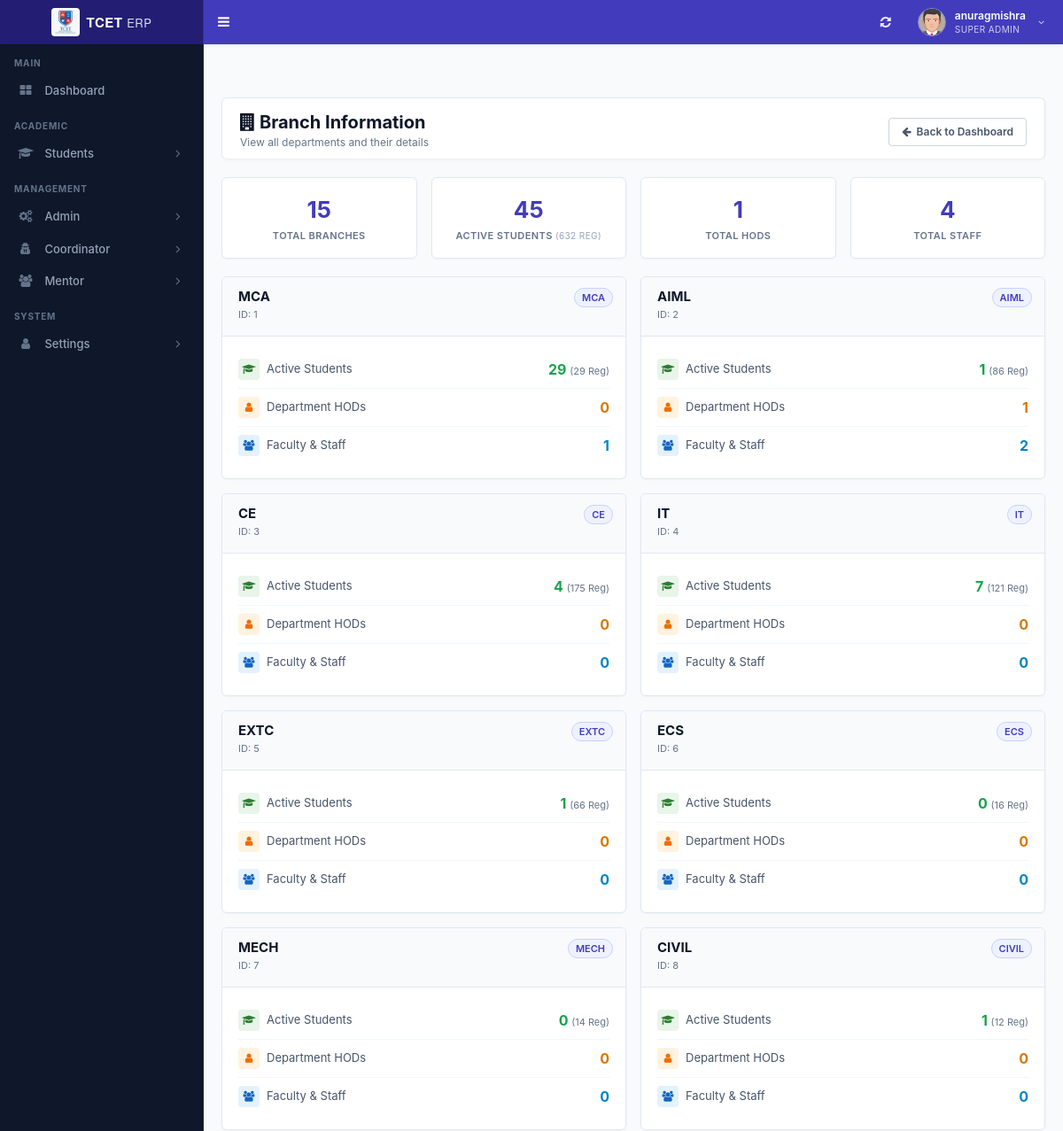
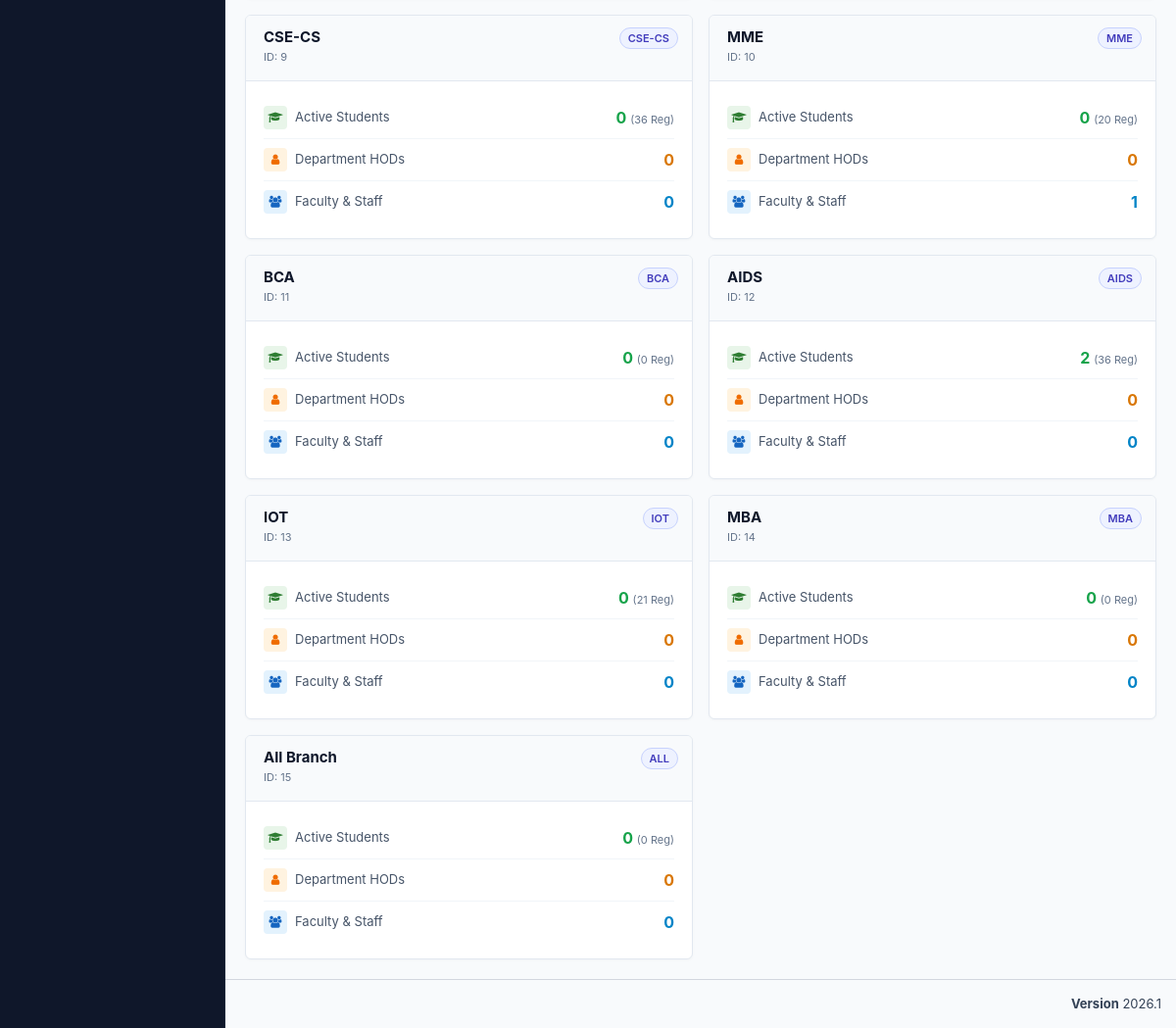
The page /admin/branch_info.php (signed in) on the database its author committed (2 pictures, top to bottom).
### tables this page shows
CREATE TABLE `st_role_master` (
  `role_id` int(11) NOT NULL,
  `role_name` varchar(100) NOT NULL
);

CREATE TABLE `st_login` (
  `login_id` int(11) NOT NULL,
  `username` varchar(200) NOT NULL,
  `password` varchar(255) NOT NULL,
  `user_id` int(11) NOT NULL,
  `created_at` timestamp NOT NULL DEFAULT current_timestamp()
);

CREATE TABLE `st_user_master` (
  `user_id` int(11) NOT NULL,
  `user_name` varchar(150) NOT NULL,
  `email_id` varchar(200) NOT NULL,
  `phone_number` varchar(15) DEFAULT NULL,
  `department_id` int(11) NOT NULL,
  `role_id` int(11) NOT NULL,
  `student_id` int(11) NOT NULL,
  `is_first_login` tinyint(1) DEFAULT 1
);

CREATE TABLE `st_menu_master` (
  `menu_id` int(11) NOT NULL,
  `menu_name` varchar(100) NOT NULL,
  `menu_icon` varchar(100) NOT NULL DEFAULT 'fa fa-folder'
);

CREATE TABLE `st_department_master` (
  `department_id` int(11) NOT NULL,
  `department_name` varchar(150) NOT NULL,
  `program_name` varchar(150) DEFAULT NULL,
  `date` timestamp NOT NULL DEFAULT current_timestamp() ON UPDATE current_timestamp()
);

### admin/branch_info.php (the view, shortened to what the rows shown need)
<?php
require "header/header.php";
$db_handle = new DBController();
$whereClause = "";
$branches_query = "SELECT
    d.department_id as id,
    d.department_name as name,
    CASE
        WHEN LOCATE(' ', d.department_name) > 0
        THEN UPPER(SUBSTRING(d.department_name, 1, LOCATE(' ', d.department_name) - 1))
        ELSE UPPER(d.department_name)
    END as code,
    (SELECT COUNT(*) FROM st_student_master WHERE department_id = d.department_id AND status = 1) as total_students,
    (SELECT COUNT(*) FROM st_student_master WHERE department_id = d.department_id) as total_registered_students,
    (SELECT COUNT(*) FROM st_user_master WHERE department_id = d.department_id AND role_id = 3) as total_hods,
    (SELECT COUNT(*) FROM st_user_master WHERE department_id = d.department_id AND role_id IN (3,4)) as total_staff
FROM st_department_master d
$whereClause
ORDER BY d.department_id";
$branches_result = mysqli_query($db_handle->conn, $branches_query);
$branches = [];
if ($branches_result) {
    while ($row = mysqli_fetch_assoc($branches_result)) {
        $branches[] = $row;
    }
} else {
    error_log("Branches query failed: " . mysqli_error($db_handle->conn));
}
?>
<!DOCTYPE html>
<html lang="en">
<head>
    <link rel="stylesheet" href="https://cdnjs.cloudflare.com/ajax/libs/font-awesome/4.5.0/css/font-awesome.min.css">
</head>
<body>
    <div class="content-wrapper">
        <div class="page-header">
            <div>
                <h1><i class="fa fa-building"></i> Branch Information</h1>
            </div>
        </div>
        <?php if (empty($branches)): ?>
            <div class="empty-state">
                <i class="fa fa-building"></i>
                <h3>No Branches Found</h3>
                <p>No branch data available for your account scope.</p>
            </div>
        <?php else: ?>
            <div class="branches-grid">
                <?php foreach ($branches as $branch): ?>
                    <div class="branch-card">
                        <div class="branch-header">
                            <span class="branch-code"><?php echo htmlspecialchars($branch['code']); ?></span>
                            <h3><?php echo htmlspecialchars($branch['name']); ?></h3>
                            <span class="branch-id">ID: <?php echo htmlspecialchars($branch['id']); ?></span>
                        </div>
                        <div class="branch-body">
                            <div class="metric-row">
                                <div class="metric-label">
                                    <i class="fa fa-graduation-cap" style="background: #e8f5e9; color: #2e7d32;"></i>
                                    Active Students
                                </div>
                                <div class="metric-value students">
                                    <?php echo (int)$branch['total_students']; ?>
                                    <span style="font-size: 11px; font-weight: normal; color: #64748b;">(<?php echo (int)$branch['total_registered_students']; ?> Reg)</span>
                                </div>
                            </div>
                            <div class="metric-row">
                                <div class="metric-label">
                                    <i class="fa fa-user" style="background: #fff3e0; color: #ef6c00;"></i>
                                    Department HODs
                                </div>
                                <div class="metric-value hods">
                                    <?php echo (int)$branch['total_hods']; ?>
                                </div>
                            </div>
                            <div class="metric-row">
                                <div class="metric-label">
                                    <i class="fa fa-users" style="background: #e3f2fd; color: #1565c0;"></i>
                                    Faculty & Staff
                                </div>
                                <div class="metric-value staff">
                                    <?php echo (int)$branch['total_staff']; ?>
                                </div>
                            </div>
                        </div>
                    </div>
                <?php endforeach; ?>
            </div>
        <?php endif; ?>
    </div>
    <?php include "header/footer.php"; ?>
</body>
</html>

### admin/header/header.php (shortened to what the rows shown need)
<?php
require_once __DIR__ . "/../../database/db_connect.php";
$db_handle = new DBController();
$sessionLoginId = intval($_SESSION['user_login_id'] ?? $_SESSION['user_session'] ?? 0);
$username = '';
$userid = 0;
$usertype = 0;
$sql = "SELECT l.login_id, l.username, l.user_id, u.role_id, u.user_name, u.department_id, u.student_id, r.role_name
	    FROM st_login l
	    LEFT JOIN st_user_master u ON u.user_id = l.user_id
	    LEFT JOIN st_role_master r ON r.role_id = u.role_id
	    WHERE l.login_id='" . $sessionLoginId . "' LIMIT 1";
$result = mysqli_query($db_handle->conn, $sql);
if ($result && $result->num_rows > 0) {
	$row = $result->fetch_assoc();
	$username = $row['username'];
	$userid = intval($row['user_id']);
	$usertype = intval($row['role_id']);
}
$name = $username;
$profileSql = "SELECT COALESCE(NULLIF(TRIM(u.user_name), ''), l.username) AS user_name
			   FROM st_login l
			   LEFT JOIN st_user_master u ON u.user_id = l.user_id
			   WHERE l.user_id = $userid LIMIT 1";
$profileResult = mysqli_query($db_handle->conn, $profileSql);
if ($profileResult && ($profileRow = mysqli_fetch_assoc($profileResult))) {
	$profileName = trim((string)($profileRow['user_name'] ?? ''));
	if ($profileName !== '') {
		$name = $profileName;
	}
}
$sql = "SELECT role_name FROM st_role_master WHERE role_id = ? LIMIT 1";
$stmt = mysqli_prepare($db_handle->conn, $sql);
if ($stmt) {
	mysqli_stmt_bind_param($stmt, 'i', $usertype);
	mysqli_stmt_execute($stmt);
	$result = mysqli_stmt_get_result($stmt);
	if ($row = mysqli_fetch_assoc($result)) {
		$role_name = $row['role_name'];
	}
}
?>
<!DOCTYPE html>
<html>
<head>
	<link rel="stylesheet" href="bootstrap/css/bootstrap.min.css">
	<link rel="stylesheet" href="https://cdnjs.cloudflare.com/ajax/libs/font-awesome/4.5.0/css/font-awesome.min.css">
	<link rel="stylesheet" href="https://cdnjs.cloudflare.com/ajax/libs/ionicons/2.0.1/css/ionicons.min.css">
	<link rel="stylesheet" href="dist/css/AdminLTE.min.css">
	<link rel="stylesheet" href="dist/css/skins/_all-skins.min.css">
	<link rel="stylesheet" href="plugins/iCheck/flat/blue.css">
	<link rel="stylesheet" href="plugins/morris/morris.css">
	<link rel="stylesheet" href="plugins/jvectormap/jquery-jvectormap-1.2.2.css">
	<link rel="stylesheet" href="plugins/datepicker/datepicker3.css">
	<link rel="stylesheet" href="plugins/daterangepicker/daterangepicker.css">
	<link rel="stylesheet" href="plugins/bootstrap-wysihtml5/bootstrap3-wysihtml5.min.css">
	<link rel="stylesheet" href="css/erp-theme.css">
</head>
<body class="hold-transition skin-blue sidebar-mini main-content-responsive">
	<div class="wrapper">
		<header class="main-header">
			<nav class="navbar navbar-static-top" role="navigation">
				<div class="navbar-custom-menu">
					<ul class="nav navbar-nav">
						<li class="dropdown user user-menu">
							<a href="#" class="dropdown-toggle erp-header-user-btn" data-toggle="dropdown">
								<div class="erp-header-user-meta hidden-xs">
									<span class="erp-header-user-name"><?php echo htmlspecialchars($name !== '' ? $name : $username); ?></span>
									<span class="erp-header-user-role"><?php echo htmlspecialchars($role_name ?? 'User'); ?></span>
								</div>
							</a>
						</li>
					</ul>
				</div>
			</nav>
		</header>
		<aside class="main-sidebar">
			<section class="sidebar">
				<?php include_once "side_menu.php"; ?>
			</section>
		</aside>

### admin/header/side_menu.php (shortened to what the rows shown need)
<?php
if (!function_exists('sidebar_has_column')) {
function sidebar_has_column($conn, $table, $column)
{
	$escapedColumn = mysqli_real_escape_string($conn, $column);
	$result = mysqli_query($conn, "SHOW COLUMNS FROM $table LIKE '$escapedColumn'");
	$exists = ($result && mysqli_num_rows($result) > 0);
	return $exists;
}
}
$menuHasIconColumn = sidebar_has_column($db_handle->conn, 'st_menu_master', 'menu_icon');
$subMenuHasIconColumn = sidebar_has_column($db_handle->conn, 'st_sub_menu_master', 'sub_menu_icon');
$subMenuHasRouteColumn = sidebar_has_column($db_handle->conn, 'st_sub_menu_master', 'sub_menu_route');
$menuTree = array();
$menuIconSelect = $menuHasIconColumn
	? "COALESCE(NULLIF(TRIM(m.menu_icon), ''), 'fa fa-folder') AS menu_icon"
	: "'fa fa-folder' AS menu_icon";
$subMenuRouteSelect = $subMenuHasRouteColumn
	? "COALESCE(NULLIF(TRIM(sm.sub_menu_route), ''), '#') AS sub_menu_route"
	: "'#' AS sub_menu_route";
$subMenuIconSelect = $subMenuHasIconColumn
	? "COALESCE(NULLIF(TRIM(sm.sub_menu_icon), ''), 'fa fa-angle-double-right') AS sub_menu_icon"
	: "'fa fa-angle-double-right' AS sub_menu_icon";
$menuSql = "SELECT m.menu_id, m.menu_name, $menuIconSelect
			FROM st_menu_master m
			WHERE (
				EXISTS (
					SELECT 1
					FROM st_menu_allocation_master mar
					WHERE mar.menu_id = m.menu_id
					  AND mar.role_id = ?
					  AND mar.sub_menu_id IS NULL
				)
				OR EXISTS (
					SELECT 1
					FROM st_menu_allocation_master maa
					WHERE maa.menu_id = m.menu_id
					  AND maa.role_id = ?
					  AND maa.sub_menu_id IS NOT NULL
				)
			)
			ORDER BY m.menu_id";
$menuStmt = mysqli_prepare($db_handle->conn, $menuSql);
if ($menuStmt) {
	mysqli_stmt_bind_param($menuStmt, 'ii', $usertype, $usertype);
	mysqli_stmt_execute($menuStmt);
	$menuResult = mysqli_stmt_get_result($menuStmt);
	while ($menuRow = mysqli_fetch_assoc($menuResult)) {
		$menuId = (int) $menuRow['menu_id'];
		$menuTree[$menuId] = array(
			'menu_name' => $menuRow['menu_name'],
			'menu_icon' => $menuRow['menu_icon'],
			'submenus' => array()
		);
		$subSql = "SELECT sm.sub_menu_id, sm.sub_menu_name, $subMenuRouteSelect, $subMenuIconSelect
				   FROM st_sub_menu_master sm
				   WHERE sm.menu_id = ?
				   AND (
					   EXISTS (
						   SELECT 1
						   FROM st_menu_allocation_master mar
						   WHERE mar.sub_menu_id = sm.sub_menu_id
							 AND mar.role_id = ?
					   )
				   )
				   ORDER BY sm.sort_order ASC, sm.sub_menu_id ASC";
		$subStmt = mysqli_prepare($db_handle->conn, $subSql);
		if ($subStmt) {
			mysqli_stmt_bind_param($subStmt, 'ii', $menuId, $usertype);
			mysqli_stmt_execute($subStmt);
			$subResult = mysqli_stmt_get_result($subStmt);
			while ($subRow = mysqli_fetch_assoc($subResult)) {
				$subId = intval($subRow['sub_menu_id']);
				if (in_array($subId, array(51, 52, 53), true)) {
					continue;
				}
				$menuTree[$menuId]['submenus'][] = $subRow;
			}
		}
	}
}
?>
<ul class="sidebar-menu" id="sidebar-dynamic-menu">
<?php
$sidebarHomeRoute = ((int) ($usertype ?? 0) === 5) ? 'student_dashboard.php' : 'index.php';
$sidebarHomeLabel = ((int) ($usertype ?? 0) === 5) ? 'Dashboard' : 'Dashboard';
$sidebarHomeIcon = ((int) ($usertype ?? 0) === 5) ? 'fa fa-dashboard' : 'fa fa-th-large';
$currentScript = basename($_SERVER['PHP_SELF'] ?? '');
?>
<li class="header">MAIN</li>
<li class="<?php echo ($currentScript === 'index.php' || $currentScript === 'student_dashboard.php') ? 'active' : ''; ?>">
	<a href="<?php echo htmlspecialchars($sidebarHomeRoute); ?>">
		<i class="<?php echo htmlspecialchars($sidebarHomeIcon); ?>"></i>
		<span><?php echo htmlspecialchars($sidebarHomeLabel); ?></span>
	</a>
</li>
<?php
$renderedHeaders = array();
foreach ($menuTree as $menuId => $menuData) {
	$menuName = trim((string) $menuData['menu_name']);
	$menuLower = strtolower($menuName);
	$menuIcon = trim((string) $menuData['menu_icon']);
	$sectionGroup = '';
	if (in_array($menuLower, array('students', 'student', 'coordinator', 'academics', 'academic'), true)) {
		$sectionGroup = 'ACADEMIC';
	} elseif (in_array($menuLower, array('admin', 'mentor', 'management'), true)) {
		$sectionGroup = 'MANAGEMENT';
	} elseif (in_array($menuLower, array('settings', 'system'), true)) {
		$sectionGroup = 'SYSTEM';
	}
	if ($sectionGroup !== '' && !isset($renderedHeaders[$sectionGroup])) {
		echo '<li class="header">' . htmlspecialchars($sectionGroup) . '</li>';
		$renderedHeaders[$sectionGroup] = true;
	}
	$isMenuActive = false;
?>
<li class="treeview <?php echo $isMenuActive ? 'active' : ''; ?>" data-menu-id="<?php echo $menuId; ?>" id="sidebar-menu-<?php echo $menuId; ?>">
	<a href="#">
		<i class="<?php echo htmlspecialchars($menuIcon); ?>" aria-hidden="true"></i>
		<span><?php echo htmlspecialchars(ucwords(strtolower($menuName))); ?></span>
		<span class="pull-right-container">
			<i class="fa fa-angle-right pull-right"></i>
		</span>
	</a>
</li>
<?php } ?>
</ul>

### rows shown on the page
st_role_master: role_name "SUPER ADMIN"
st_login: user.role_id "Dashboard"
st_menu_master: menu_name "ACADEMIC", menu_name "Students"
st_menu_master: menu_name "MANAGEMENT", menu_name "Admin"
st_menu_master: menu_name "Coordinator"
st_menu_master: menu_name "Mentor"
st_menu_master: menu_name "SYSTEM", menu_name "Settings"
st_department_master: code "MCA", department_name "MCA", department_id "1", total_students "29", total_registered_students "29", total_hods "0", total_staff "1"
st_department_master: code "AIML", department_name "AIML", department_id "2", total_students "1", total_registered_students "86", total_hods "1", total_staff "2"
st_department_master: code "CE", department_name "CE", department_id "3", total_students "4", total_registered_students "175", total_hods "0", total_staff "0"
st_department_master: code "IT", department_name "IT", department_id "4", total_students "7", total_registered_students "121", total_hods "0", total_staff "0"
st_department_master: code "EXTC", department_name "EXTC", department_id "5", total_students "1", total_registered_students "66", total_hods "0", total_staff "0"
st_department_master: code "ECS", department_name "ECS", department_id "6", total_students "0", total_registered_students "16", total_hods "0", total_staff "0"
st_department_master: code "MECH", department_name "MECH", department_id "7", total_students "0", total_registered_students "14", total_hods "0", total_staff "0"
st_department_master: code "CIVIL", department_name "CIVIL", department_id "8", total_students "1", total_registered_students "12", total_hods "0", total_staff "0"
st_department_master: code "CSE-CS", department_name "CSE-CS", department_id "9", total_students "0", total_registered_students "36", total_hods "0", total_staff "0"
st_department_master: code "MME", department_name "MME", department_id "10", total_students "0", total_registered_students "20", total_hods "0", total_staff "1"
st_department_master: code "BCA", department_name "BCA", department_id "11", total_students "0", total_registered_students "0", total_hods "0", total_staff "0"
st_department_master: code "AIDS", department_name "AIDS", department_id "12", total_students "2", total_registered_students "36", total_hods "0", total_staff "0"
st_department_master: code "IOT", department_name "IOT", department_id "13", total_students "0", total_registered_students "21", total_hods "0", total_staff "0"
st_department_master: code "MBA", department_name "MBA", department_id "14", total_students "0", total_registered_students "0", total_hods "0", total_staff "0"
st_department_master: code "ALL", department_name "All Branch", department_id "15", total_students "0", total_registered_students "0", total_hods "0", total_staff "0"

### other values the page prints
$name !== '' ? $name : $username "anuragmishra"
$total_branches "15"
array_sum(array_column($branches, 'total_students')) "45"
array_sum(array_column($branches, 'total_registered_students')) "632"
array_sum(array_column($branches, 'total_hods')) "1"
array_sum(array_column($branches, 'total_staff')) "4"
